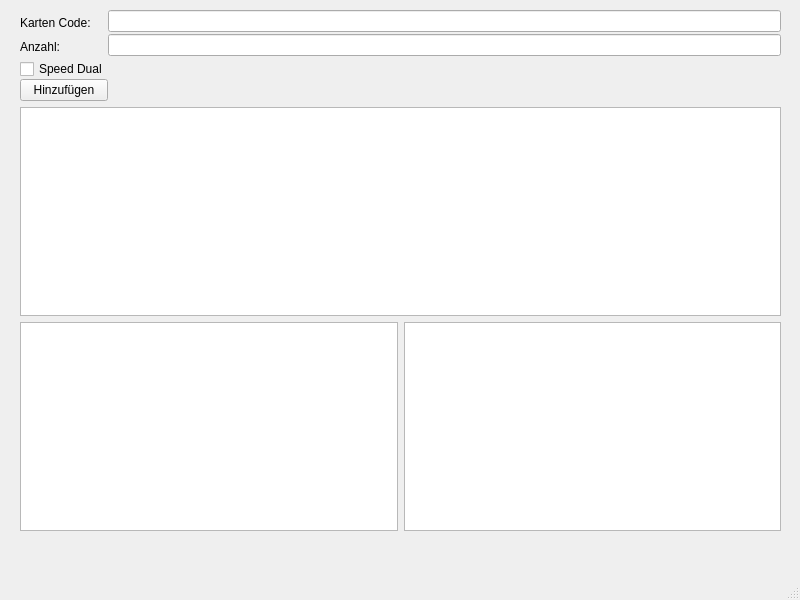
<?xml version="1.0" encoding="UTF-8"?>
<ui version="4.0">
 <class>MainWindow</class>
 <widget class="QMainWindow" name="MainWindow">
  <property name="geometry">
   <rect>
    <x>0</x>
    <y>0</y>
    <width>800</width>
    <height>600</height>
   </rect>
  </property>
  <property name="windowTitle">
   <string>MainWindow</string>
  </property>
  <widget class="QWidget" name="centralwidget">
   <widget class="QWidget" name="verticalLayoutWidget">
    <property name="geometry">
     <rect>
      <x>20</x>
      <y>10</y>
      <width>761</width>
      <height>521</height>
     </rect>
    </property>
    <layout class="QVBoxLayout" name="verticalLayout">
     <item>
      <layout class="QHBoxLayout" name="horizontalLayout">
       <property name="spacing">
        <number>0</number>
       </property>
       <item>
        <layout class="QVBoxLayout" name="verticalLayout_3">
         <item>
          <widget class="QLabel" name="codeEntryLabel">
           <property name="text">
            <string>Karten Code:</string>
           </property>
          </widget>
         </item>
         <item>
          <widget class="QLabel" name="countEntryLabel">
           <property name="text">
            <string>Anzahl:</string>
           </property>
          </widget>
         </item>
         <item>
          <widget class="QCheckBox" name="speedDualEntry">
           <property name="text">
            <string>Speed Dual</string>
           </property>
          </widget>
         </item>
         <item>
          <widget class="QPushButton" name="addButton">
           <property name="text">
            <string>Hinzufügen</string>
           </property>
          </widget>
         </item>
        </layout>
       </item>
       <item>
        <layout class="QVBoxLayout" name="verticalLayout_2">
         <property name="spacing">
          <number>2</number>
         </property>
         <property name="sizeConstraint">
          <enum>QLayout::SetDefaultConstraint</enum>
         </property>
         <property name="topMargin">
          <number>0</number>
         </property>
         <property name="bottomMargin">
          <number>45</number>
         </property>
         <item>
          <widget class="QLineEdit" name="codeEntry">
           <property name="sizePolicy">
            <sizepolicy hsizetype="Preferred" vsizetype="Fixed">
             <horstretch>0</horstretch>
             <verstretch>0</verstretch>
            </sizepolicy>
           </property>
          </widget>
         </item>
         <item>
          <widget class="QLineEdit" name="quantityEntry"/>
         </item>
        </layout>
       </item>
      </layout>
     </item>
     <item>
      <widget class="QTableWidget" name="monsterCardsTable"/>
     </item>
     <item>
      <layout class="QHBoxLayout" name="horizontalLayout_2">
       <item>
        <widget class="QTableWidget" name="trapCardsTable"/>
       </item>
       <item>
        <widget class="QTableWidget" name="spellCardsTable"/>
       </item>
      </layout>
     </item>
    </layout>
   </widget>
  </widget>
  <widget class="QMenuBar" name="menubar">
   <property name="geometry">
    <rect>
     <x>0</x>
     <y>0</y>
     <width>800</width>
     <height>22</height>
    </rect>
   </property>
  </widget>
  <widget class="QStatusBar" name="statusbar"/>
 </widget>
 <resources/>
 <connections/>
</ui>
